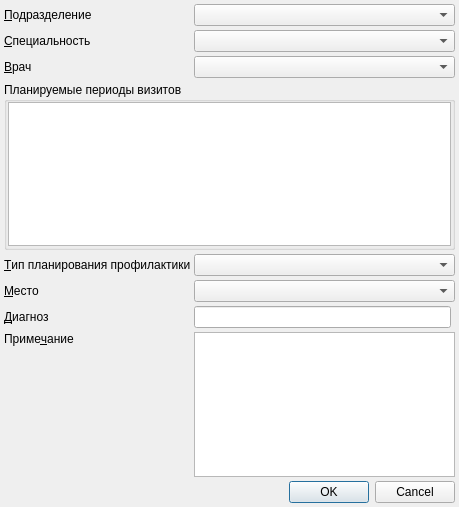
<?xml version="1.0" encoding="UTF-8"?>
<ui version="4.0">
 <class>RegistryProphylaxisPlanningDialog</class>
 <widget class="QDialog" name="RegistryProphylaxisPlanningDialog">
  <property name="geometry">
   <rect>
    <x>0</x>
    <y>0</y>
    <width>459</width>
    <height>507</height>
   </rect>
  </property>
  <property name="windowTitle">
   <string>Запись в Журнал планирования профилактического наблюдения</string>
  </property>
  <layout class="QGridLayout" name="gridLayout_2">
   <property name="margin">
    <number>4</number>
   </property>
   <property name="spacing">
    <number>4</number>
   </property>
   <item row="0" column="0">
    <widget class="QLabel" name="lblOrgStructure">
     <property name="text">
      <string>&amp;Подразделение</string>
     </property>
     <property name="buddy">
      <cstring>cmbOrgStructure</cstring>
     </property>
    </widget>
   </item>
   <item row="2" column="0">
    <widget class="QLabel" name="lblPerson">
     <property name="text">
      <string>&amp;Врач</string>
     </property>
     <property name="buddy">
      <cstring>cmbPerson</cstring>
     </property>
    </widget>
   </item>
   <item row="0" column="1" colspan="2">
    <widget class="COrgStructureComboBox" name="cmbOrgStructure"/>
   </item>
   <item row="7" column="0">
    <widget class="QLabel" name="lblNote">
     <property name="text">
      <string>Приме&amp;чание</string>
     </property>
     <property name="buddy">
      <cstring>edtNote</cstring>
     </property>
    </widget>
   </item>
   <item row="1" column="1" colspan="2">
    <widget class="CRBComboBox" name="cmbSpeciality"/>
   </item>
   <item row="2" column="1" colspan="2">
    <widget class="CPersonComboBoxEx" name="cmbPerson"/>
   </item>
   <item row="9" column="0">
    <spacer name="verticalSpacer">
     <property name="orientation">
      <enum>Qt::Vertical</enum>
     </property>
     <property name="sizeHint" stdset="0">
      <size>
       <width>20</width>
       <height>40</height>
      </size>
     </property>
    </spacer>
   </item>
   <item row="3" column="0" colspan="3">
    <widget class="QGroupBox" name="groupBox">
     <property name="title">
      <string>Планируемые периоды визитов</string>
     </property>
     <layout class="QGridLayout" name="gridLayout">
      <property name="leftMargin">
       <number>1</number>
      </property>
      <property name="topMargin">
       <number>0</number>
      </property>
      <property name="rightMargin">
       <number>1</number>
      </property>
      <property name="bottomMargin">
       <number>1</number>
      </property>
      <item row="0" column="0">
       <widget class="CTableView" name="tblVisitPeriods"/>
      </item>
     </layout>
    </widget>
   </item>
   <item row="10" column="0" colspan="3">
    <widget class="QDialogButtonBox" name="buttonBox">
     <property name="orientation">
      <enum>Qt::Horizontal</enum>
     </property>
     <property name="standardButtons">
      <set>QDialogButtonBox::Cancel|QDialogButtonBox::Ok</set>
     </property>
    </widget>
   </item>
   <item row="5" column="0">
    <widget class="QLabel" name="lblScene">
     <property name="text">
      <string>&amp;Место</string>
     </property>
     <property name="buddy">
      <cstring>cmbScene</cstring>
     </property>
    </widget>
   </item>
   <item row="5" column="1" colspan="2">
    <widget class="CRBComboBox" name="cmbScene"/>
   </item>
   <item row="1" column="0">
    <widget class="QLabel" name="lblSpeciality">
     <property name="text">
      <string>&amp;Специальность</string>
     </property>
     <property name="buddy">
      <cstring>cmbSpeciality</cstring>
     </property>
    </widget>
   </item>
   <item row="4" column="0">
    <widget class="QLabel" name="lblProphylaxisPlanningType">
     <property name="text">
      <string>&amp;Тип планирования профилактики</string>
     </property>
     <property name="buddy">
      <cstring>cmbProphylaxisPlanningType</cstring>
     </property>
    </widget>
   </item>
   <item row="6" column="1">
    <widget class="CICDCodeEditEx" name="edtMKB"/>
   </item>
   <item row="6" column="0">
    <widget class="QLabel" name="lblDiagnosis">
     <property name="text">
      <string>&amp;Диагноз</string>
     </property>
     <property name="buddy">
      <cstring>edtMKB</cstring>
     </property>
    </widget>
   </item>
   <item row="4" column="1" colspan="2">
    <widget class="CRBComboBox" name="cmbProphylaxisPlanningType"/>
   </item>
   <item row="8" column="0">
    <spacer name="verticalSpacer_2">
     <property name="orientation">
      <enum>Qt::Vertical</enum>
     </property>
     <property name="sizeHint" stdset="0">
      <size>
       <width>20</width>
       <height>40</height>
      </size>
     </property>
    </spacer>
   </item>
   <item row="7" column="1" rowspan="2" colspan="2">
    <widget class="QTextEdit" name="edtNote"/>
   </item>
  </layout>
 </widget>
 <customwidgets>
  <customwidget>
   <class>CRBComboBox</class>
   <extends>QComboBox</extends>
   <header>library/crbcombobox.h</header>
  </customwidget>
  <customwidget>
   <class>COrgStructureComboBox</class>
   <extends>QComboBox</extends>
   <header>Orgs/OrgStructComboBoxes.h</header>
  </customwidget>
  <customwidget>
   <class>CPersonComboBoxEx</class>
   <extends>QComboBox</extends>
   <header>Orgs/PersonComboBoxEx.h</header>
  </customwidget>
  <customwidget>
   <class>CICDCodeEditEx</class>
   <extends>QLineEdit</extends>
   <header>library/ICDCodeEdit.h</header>
  </customwidget>
  <customwidget>
   <class>CTableView</class>
   <extends>QTableView</extends>
   <header>library/TableView.h</header>
  </customwidget>
 </customwidgets>
 <tabstops>
  <tabstop>cmbOrgStructure</tabstop>
  <tabstop>cmbSpeciality</tabstop>
  <tabstop>cmbPerson</tabstop>
  <tabstop>tblVisitPeriods</tabstop>
  <tabstop>cmbProphylaxisPlanningType</tabstop>
  <tabstop>cmbScene</tabstop>
  <tabstop>edtMKB</tabstop>
  <tabstop>edtNote</tabstop>
  <tabstop>buttonBox</tabstop>
 </tabstops>
 <resources/>
 <connections>
  <connection>
   <sender>buttonBox</sender>
   <signal>accepted()</signal>
   <receiver>RegistryProphylaxisPlanningDialog</receiver>
   <slot>accept()</slot>
   <hints>
    <hint type="sourcelabel">
     <x>252</x>
     <y>502</y>
    </hint>
    <hint type="destinationlabel">
     <x>157</x>
     <y>274</y>
    </hint>
   </hints>
  </connection>
  <connection>
   <sender>buttonBox</sender>
   <signal>rejected()</signal>
   <receiver>RegistryProphylaxisPlanningDialog</receiver>
   <slot>reject()</slot>
   <hints>
    <hint type="sourcelabel">
     <x>320</x>
     <y>502</y>
    </hint>
    <hint type="destinationlabel">
     <x>286</x>
     <y>274</y>
    </hint>
   </hints>
  </connection>
 </connections>
</ui>
